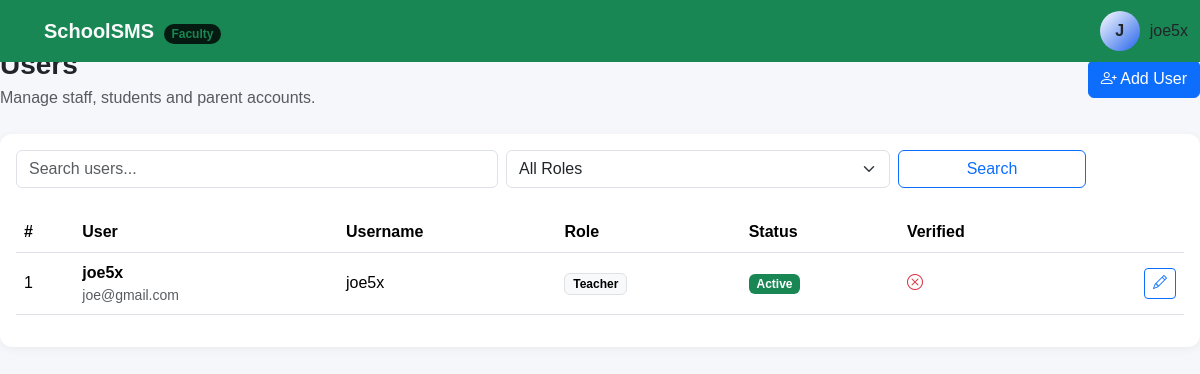
Screenshot of /accounts/users/ (signed in) with the database file from the repository.
### accounts/models.py (models this page shows, shortened)
class User(AbstractUser):
    class Role(models.TextChoices):
        SUPER_ADMIN = "super_admin", "Super Administrator"
        SCHOOL_ADMIN = "school_admin", "School Administrator"
        PRINCIPAL = "principal", "Principal"
        VICE_PRINCIPAL = "vice_principal", "Vice Principal"
        HEAD_TEACHER = "head_teacher", "Head Teacher"
        TEACHER = "teacher", "Teacher"
        FORM_TEACHER = "form_teacher", "Form Teacher"
        BURSAR = "bursar", "Bursar"
        ACCOUNTANT = "accountant", "Accountant"
        REGISTRAR = "registrar", "Registrar"
        STUDENT = "student", "Student"
        PARENT = "parent", "Parent/Guardian"
    role = models.CharField(
        max_length=30,
        choices=Role.choices,
        default=Role.TEACHER,
    )
    phone = models.CharField(
        max_length=20,
        blank=True,
    )
    staff_id = models.CharField(
        max_length=50,
        unique=True,
        null=True,
        blank=True,
    )
    profile_photo = models.ImageField(
        upload_to="accounts/profiles/",
        blank=True,
        null=True,
    )
    address = models.TextField(
        blank=True,
    )
    date_of_birth = models.DateField(
        blank=True,
        null=True,
    )
    is_verified = models.BooleanField(
        default=False,
    )
    created_at = models.DateTimeField(
        auto_now_add=True,
    )
    updated_at = models.DateTimeField(
        auto_now=True,
    )
    class Meta:
        ordering = ["first_name", "last_name"]
    @property
    def display_name(self):
        return self.get_full_name() or self.username

### accounts/views.py (the view, shortened to what this page needs)
@login_required
@user_passes_test(is_admin)
def user_list(request):
    users = (
        User.objects
        .all()
        .order_by(
            "first_name",
            "last_name",
        )
    )
    query = request.GET.get(
        "q",
        "",
    ).strip()
    role = request.GET.get(
        "role",
        "",
    )
    if role:
        users = users.filter(
            role=role,
        )
    return render(
        request,
        "accounts/user_list.html",
        {
            "users": users,
            "roles": User.Role.choices,
        },
    )

### accounts/views.py (called while the page is built)
def is_admin(user):
    return (
        user.is_authenticated
        and (
            user.is_superuser
            or user.role
            in [
                User.Role.SUPER_ADMIN,
                User.Role.SCHOOL_ADMIN,
            ]
        )
    )

### templates/accounts/user_list.html (shortened to what this page needs)
{% extends "base.html" %}
{% block content %}
<div class="d-flex justify-content-between align-items-center mb-4">
    <div>
        <h3 class="fw-bold mb-1">
            Users
        </h3>
        <p class="text-muted mb-0">
            Manage staff, students and parent accounts.
        </p>
    </div>
    <a
        href="{% url 'accounts:user_create' %}"
        class="btn btn-primary"
    >
        <i class="bi bi-person-plus"></i>
        Add User
    </a>
</div>
<div class="card">
    <div class="card-body">
        <form
            method="get"
            class="row g-2 mb-4"
        >
            <div class="col-md-5">
                <input
                    type="text"
                    name="q"
                    value="{{ request.GET.q }}"
                    class="form-control"
                    placeholder="Search users..."
                >
            </div>
            <div class="col-md-4">
                <select
                    name="role"
                    class="form-select"
                >
                    <option value="">
                        All Roles
                    </option>
                </select>
            </div>
            <div class="col-md-2">
                <button
                    class="btn btn-outline-primary w-100"
                >
                    Search
                </button>
            </div>
        </form>
        <div class="table-responsive">
            <table class="table table-hover align-middle">
                <thead>
                    <tr>
                        <th>#</th>
                        <th>User</th>
                        <th>Username</th>
                        <th>Role</th>
                        <th>Status</th>
                        <th>Verified</th>
                        <th></th>
                    </tr>
                </thead>
                <tbody>
                {% for user in users %}
                    <tr>
                        <td>
                            {{ forloop.counter }}
                        </td>
                        <td>
                            <strong>
                                {{ user.display_name }}
                            </strong>
                            <small class="d-block text-muted">
                                {{ user.email }}
                            </small>
                        </td>
                        <td>
                            {{ user.username }}
                        </td>
                        <td>
                            <span class="badge text-bg-light border">
                                {{ user.get_role_display }}
                            </span>
                        </td>
                        <td>
                            {% if user.is_active %}
                                <span class="badge text-bg-success">
                                    Active
                                </span>
                            {% else %}
                                <span class="badge text-bg-danger">
                                    Disabled
                                </span>
                            {% endif %}
                        </td>
                        <td>
                            {% if user.is_verified %}
                                <i class="bi bi-check-circle-fill text-success"></i>
                            {% else %}
                                <i class="bi bi-x-circle text-danger"></i>
                            {% endif %}
                        </td>
                        <td class="text-end">
                            <a
                                href="{% url 'accounts:user_update' user.pk %}"
                                class="btn btn-sm btn-outline-primary"
                            >
                                <i class="bi bi-pencil"></i>
                            </a>
                        </td>
                    </tr>
                {% endfor %}
                </tbody>
            </table>
        </div>
    </div>
</div>
{% endblock %}

### templates/base.html (shortened to what this page needs)
{% load static %}
<!DOCTYPE html>
<html lang="en">
<head>
    <link
        href="https://cdn.jsdelivr.net/npm/bootstrap@5.3.3/dist/css/bootstrap.min.css"
        rel="stylesheet"
    >
    <link
        href="https://cdn.jsdelivr.net/npm/bootstrap-icons@1.11.3/font/bootstrap-icons.css"
        rel="stylesheet"
    >
     <link
     rel="stylesheet"
     href="{% static 'css/sms.css' %}"
    >
</head>
<body>
    <nav class="navbar fixed-top bg-success" data-bs-theme="dark">
    <div class="container-fluid d-flex justify-content-between align-items-center">
        {% if request.user.role == 'super_admin' %}
            <a class="navbar-brand d-flex align-items-center gap-2 fw-bold text-light text-decoration-none" href="/admin/">
                <i class="bi bi-shield-lock-fill text-danger fs-4"></i>
                <span>SchoolSMS <span class="badge bg-danger-subtle text-danger rounded-pill fs-8 ms-1">Root</span></span>
            </a>
        {% elif request.user.role == 'head_teacher' or request.user.role == 'teacher' or request.user.role == 'form_teacher' %}
            <a class="navbar-brand d-flex align-items-center gap-2 fw-bold text-light text-decoration-none" href="{% url 'dashboard:dashboard' %}">
                <i class="bi bi-journal-bookmark-fill text-success fs-4"></i>
                <span>SchoolSMS <span class="badge bg-success-subtle text-success rounded-pill fs-8 ms-1">Faculty</span></span>
            </a>
        {% elif request.user.role == 'bursar' or request.user.role == 'accountant' %}
            <a class="navbar-brand d-flex align-items-center gap-2 fw-bold text-light text-decoration-none" href="{% url 'dashboard:dashboard' %}">
                <i class="bi bi-wallet2 text-warning fs-4"></i>
                <span>SchoolSMS <span class="badge bg-warning-subtle text-warning rounded-pill fs-8 ms-1">Finance</span></span>
            </a>
        {% elif request.user.role == 'parent' %}
            <a class="navbar-brand d-flex align-items-center gap-2 fw-bold text-light text-decoration-none" href="{% url 'dashboard:dashboard' %}">
                <i class="bi bi-people-fill text-light fs-4"></i>
                <span>SchoolSMS <span class="badge bg-light text-light rounded-pill fs-8 ms-1">Parent Portal</span></span>
            </a>
        {% else %}
            <a class="navbar-brand d-flex align-items-center gap-2 fw-bold text-light text-decoration-none" href="{% url 'dashboard:dashboard' %}">
                <i class="bi bi-mortarboard-fill text-primary fs-4"></i>
                <span>SchoolSMS</span>
            </a>
        {% endif %}
        <div class="d-flex gap-2">
            <div class="user-profile">
                <div class="avatar">
                    {{ user.username|first|upper }}
                </div>
                <span>
                    {{ user.username }}
                </span>
            </div>
        </div>
    </div>
</nav>
<div class="container-fluid pt-4 mt-4">
</div>
{% block content %}
{% endblock %}
</body>
</html>

### templates/base.html (style rules this page uses)
:root { --bg: #0b0b12; --sidebar: #11111a; --card: #151520; --border: #262638; --text: #ffffff; --muted: #fff; --primary: #ffffff; --secondary: #2563eb; }
body { background: #f5f7fb; font-family: Arial, sans-serif; }
.card { border: 0; border-radius: 12px; box-shadow: 0 2px 10px rgba(0, 0, 0, 0.05); }
.table th { white-space: nowrap; }
.fs-8 { font-size: 0.75rem; }
.user-profile { display: flex; align-items: center; gap: 10px; }
.avatar { width: 40px; height: 40px; display: flex; justify-content: center; align-items: center; border-radius: 50%; background: linear-gradient( 135deg, var(--primary), var(--secondary) ); font-weight: bold; }

### rows the page displays
User: username|first "J", username "joe5x", display_name "joe5x", email "joe@gmail.com", role "Teacher", is_active "Active", is_verified False (drawn)
